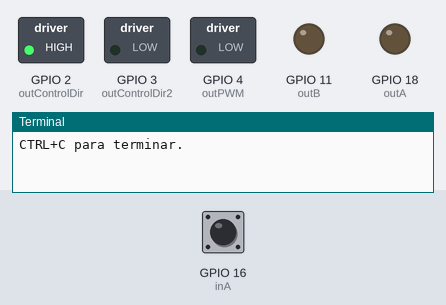
Bench run of a program on a simulated Raspberry Pi (BCM pin numbers). Shown: switched loads named in the program (green lamp = pin HIGH), output pins drawn as LEDs (lit = HIGH), the last lines printed to the terminal. The test bench sets the inputs (shaded band); at power-on: GPIO 16 (inA) HIGH.

Above: at 1.4 s.
1.5 s: GPIO 16 (inA) pulled LOW for 0.15 s
At 2.4 s:
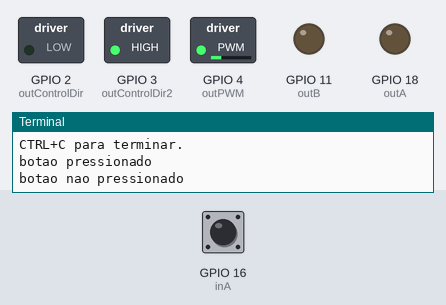
3.1 s: GPIO 16 (inA) pulled LOW for 3.2 s
At 4.4 s:
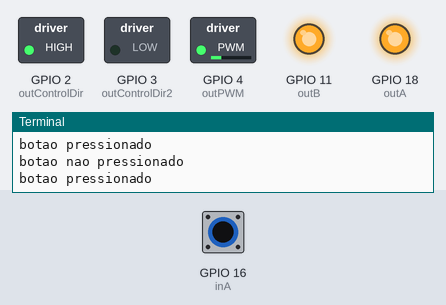
Timing chart, 0 to 7.8 s (numbered marks = the images above; inputs shaded):
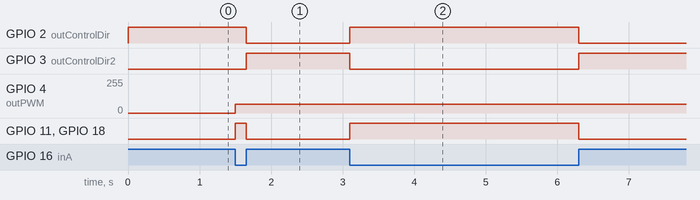

The program:

lab04_test_LCD.py
```python
import RPi.GPIO as GPIO
from time import sleep

import requests
from datetime import datetime

GPIO.setmode(GPIO.BCM)  # BCM = numeração GPIO
inA = 16
outA = 18
outB = 11
outControlDir = 2 #controla direcao PIN 1A
outControlDir2 = 3 #controla direcao PIN 2A
outPWM = 4 #ativa o motor

GPIO.setup(inA, GPIO.IN, pull_up_down=GPIO.PUD_UP) # Entrada inA com pullup (= 1)
GPIO.setup(outA, GPIO.OUT, initial=0)
GPIO.setup(outB, GPIO.OUT)

GPIO.setup(outControlDir, GPIO.OUT)
GPIO.setup(outControlDir2, GPIO.OUT)

GPIO.setup(outPWM, GPIO.OUT)

GPIO.output(outControlDir, GPIO.LOW)
GPIO.output(outControlDir2, GPIO.LOW)

pwm=GPIO.PWM(outPWM, 100)
pwm.start(0)

count=0
auxInput = 1
switchInput = 0

GPIO.output(outControlDir, GPIO.HIGH)
GPIO.output(outControlDir2, GPIO.LOW)

def post(auxInput):
        # configurações do serviço Web (alterar para URL correta)
        paramUrl = 'http://192.168.1.92/api/lab04_api_post_json_switch.php'
        paramAuth = 'irsotesppsi'
        paramKey = 'switch'
        paramNow = datetime.now().strftime('%Y-%m-%d %H:%M:%S')
        paramJSON = {'auth':paramAuth, 'key':paramKey, 'value':auxInput, 'date':paramNow}
        paramHeaders = {'content-type': 'application/json'}
        # enviar dados para o serviço Web (formato: json)
        print("a enviar para o serviço Web...")
        r = requests.post(paramUrl, json=paramJSON, headers=paramHeaders)
        # mostrar resultados
        print(r)
        print(r.text)
        #print("Fim do programa.")
        return;

try:

    sleep(0.2)
    print("CTRL+C para terminar.")
    tempInput = GPIO.input(inA)
    switchInput = tempInput

    while True:
        tempInput = GPIO.input(inA)

        if(switchInput != tempInput):
            if(tempInput == 0):
                #post(1)
                GPIO.output(outA, 1)
                GPIO.output(outB, GPIO.HIGH)
                pwm.ChangeDutyCycle(25)
                GPIO.output(outControlDir, GPIO.LOW)
                GPIO.output(outControlDir2, GPIO.LOW)
                GPIO.output(outControlDir, GPIO.HIGH)
                GPIO.output(outControlDir2, GPIO.LOW)
                #GPIO.output(outPWM, 1)
                print("botao pressionado", flush=True)

            elif(tempInput == 1):
                #post(0)
                GPIO.output(outA, 0)
                GPIO.output(outB, GPIO.LOW)
                pwm.ChangeDutyCycle(25)
                GPIO.output(outControlDir, GPIO.LOW)
                GPIO.output(outControlDir2, GPIO.LOW)
                GPIO.output(outControlDir, GPIO.LOW)
                GPIO.output(outControlDir2, GPIO.HIGH)
                #GPIO.output(outPWM, 0)
                print("botao nao pressionado", flush=True)

            switchInput = tempInput

except KeyboardInterrupt:
        print("\nPrograma terminado pelo utilizador.")
except:
        print("\nErro!!!")
finally:
        print("A fazer 'reset' ao GPIO...", end="")
        GPIO.cleanup()
        print("ok.")
print("Fim do programa.")
```

Measured:
- after the input at 1.5 s, GPIO 2 (outControlDir): HIGH → LOW after 0.15 s; GPIO 3 (outControlDir2): LOW → HIGH after 0.15 s; GPIO 4 (outPWM): 0/255 → 64/255 at once; GPIO 11 (outB), GPIO 18 (outA): LOW → HIGH at once, → LOW 0.15 s later
- after the input at 3.1 s, GPIO 2 (outControlDir), GPIO 11 (outB), GPIO 18 (outA): LOW → HIGH at once, → LOW 3.2 s later; GPIO 3 (outControlDir2): HIGH → LOW at once, → HIGH 3.2 s later
